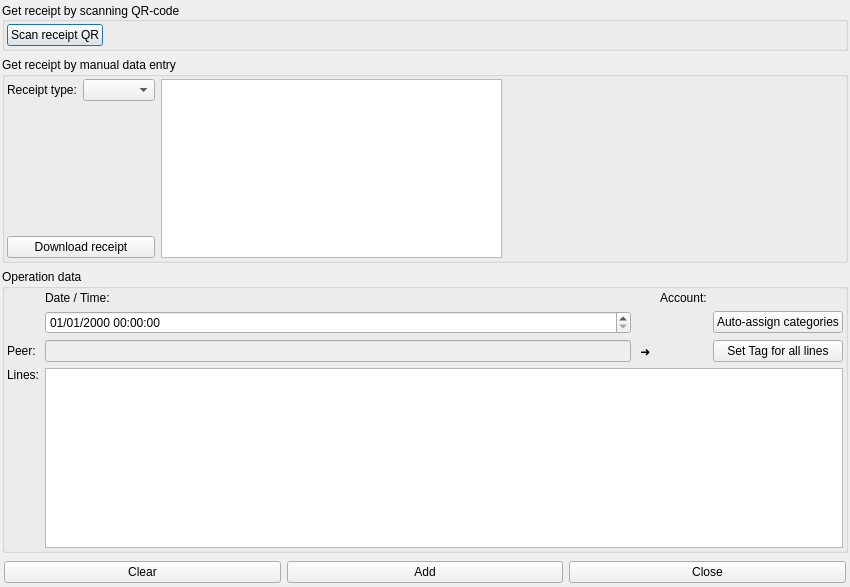
<?xml version="1.0" encoding="UTF-8"?>
<ui version="4.0">
 <class>ImportShopReceiptDlg</class>
 <widget class="QDialog" name="ImportShopReceiptDlg">
  <property name="geometry">
   <rect>
    <x>0</x>
    <y>0</y>
    <width>850</width>
    <height>587</height>
   </rect>
  </property>
  <property name="windowTitle">
   <string>Import shop receipt</string>
  </property>
  <layout class="QVBoxLayout" name="verticalLayout">
   <property name="spacing">
    <number>6</number>
   </property>
   <property name="leftMargin">
    <number>2</number>
   </property>
   <property name="topMargin">
    <number>2</number>
   </property>
   <property name="rightMargin">
    <number>2</number>
   </property>
   <property name="bottomMargin">
    <number>2</number>
   </property>
   <item>
    <widget class="QFrame" name="InputFrame">
     <property name="sizePolicy">
      <sizepolicy hsizetype="Preferred" vsizetype="Maximum">
       <horstretch>0</horstretch>
       <verstretch>0</verstretch>
      </sizepolicy>
     </property>
     <property name="frameShape">
      <enum>QFrame::NoFrame</enum>
     </property>
     <property name="frameShadow">
      <enum>QFrame::Plain</enum>
     </property>
     <layout class="QHBoxLayout" name="horizontalLayout_2">
      <property name="spacing">
       <number>2</number>
      </property>
      <property name="leftMargin">
       <number>0</number>
      </property>
      <property name="topMargin">
       <number>0</number>
      </property>
      <property name="rightMargin">
       <number>0</number>
      </property>
      <property name="bottomMargin">
       <number>0</number>
      </property>
      <item>
       <widget class="QGroupBox" name="QRGroup">
        <property name="sizePolicy">
         <sizepolicy hsizetype="Preferred" vsizetype="Preferred">
          <horstretch>0</horstretch>
          <verstretch>0</verstretch>
         </sizepolicy>
        </property>
        <property name="title">
         <string>Get receipt by scanning QR-code</string>
        </property>
        <property name="alignment">
         <set>Qt::AlignLeading|Qt::AlignLeft|Qt::AlignVCenter</set>
        </property>
        <layout class="QHBoxLayout" name="horizontalLayout">
         <property name="spacing">
          <number>6</number>
         </property>
         <property name="leftMargin">
          <number>2</number>
         </property>
         <property name="topMargin">
          <number>2</number>
         </property>
         <property name="rightMargin">
          <number>2</number>
         </property>
         <property name="bottomMargin">
          <number>2</number>
         </property>
         <item>
          <widget class="QPushButton" name="ScanReceiptQR">
           <property name="text">
            <string>Scan receipt QR</string>
           </property>
          </widget>
         </item>
         <item>
          <spacer name="horizontalSpacer">
           <property name="orientation">
            <enum>Qt::Horizontal</enum>
           </property>
           <property name="sizeHint" stdset="0">
            <size>
             <width>40</width>
             <height>20</height>
            </size>
           </property>
          </spacer>
         </item>
        </layout>
       </widget>
      </item>
     </layout>
    </widget>
   </item>
   <item>
    <widget class="QGroupBox" name="SlipDataGroup">
     <property name="enabled">
      <bool>true</bool>
     </property>
     <property name="sizePolicy">
      <sizepolicy hsizetype="Preferred" vsizetype="Preferred">
       <horstretch>0</horstretch>
       <verstretch>0</verstretch>
      </sizepolicy>
     </property>
     <property name="title">
      <string>Get receipt by manual data entry</string>
     </property>
     <layout class="QGridLayout" name="gridLayout_2">
      <property name="leftMargin">
       <number>2</number>
      </property>
      <property name="topMargin">
       <number>2</number>
      </property>
      <property name="rightMargin">
       <number>2</number>
      </property>
      <property name="bottomMargin">
       <number>2</number>
      </property>
      <item row="0" column="1">
       <widget class="QComboBox" name="ReceiptAPICombo"/>
      </item>
      <item row="0" column="0">
       <widget class="QLabel" name="ReceiptAPILabel">
        <property name="text">
         <string>Receipt type:</string>
        </property>
       </widget>
      </item>
      <item row="2" column="0" colspan="2">
       <widget class="QPushButton" name="DownloadReceiptBtn">
        <property name="text">
         <string>Download receipt</string>
        </property>
       </widget>
      </item>
      <item row="1" column="0">
       <spacer name="verticalSpacer">
        <property name="orientation">
         <enum>Qt::Vertical</enum>
        </property>
        <property name="sizeHint" stdset="0">
         <size>
          <width>20</width>
          <height>40</height>
         </size>
        </property>
       </spacer>
      </item>
      <item row="0" column="3">
       <spacer name="horizontalSpacer_2">
        <property name="orientation">
         <enum>Qt::Horizontal</enum>
        </property>
        <property name="sizeHint" stdset="0">
         <size>
          <width>40</width>
          <height>20</height>
         </size>
        </property>
       </spacer>
      </item>
      <item row="0" column="2" rowspan="3">
       <widget class="QTableView" name="ReceiptParametersList">
        <attribute name="horizontalHeaderVisible">
         <bool>false</bool>
        </attribute>
        <attribute name="horizontalHeaderStretchLastSection">
         <bool>true</bool>
        </attribute>
        <attribute name="verticalHeaderMinimumSectionSize">
         <number>20</number>
        </attribute>
        <attribute name="verticalHeaderDefaultSectionSize">
         <number>20</number>
        </attribute>
       </widget>
      </item>
     </layout>
    </widget>
   </item>
   <item>
    <widget class="QGroupBox" name="ReceiptGroup">
     <property name="sizePolicy">
      <sizepolicy hsizetype="Preferred" vsizetype="Expanding">
       <horstretch>0</horstretch>
       <verstretch>0</verstretch>
      </sizepolicy>
     </property>
     <property name="title">
      <string>Operation data</string>
     </property>
     <layout class="QGridLayout" name="gridLayout">
      <property name="leftMargin">
       <number>2</number>
      </property>
      <property name="topMargin">
       <number>2</number>
      </property>
      <property name="rightMargin">
       <number>2</number>
      </property>
      <property name="bottomMargin">
       <number>2</number>
      </property>
      <item row="2" column="1">
       <widget class="QDateTimeEdit" name="SlipDateTime">
        <property name="displayFormat">
         <string>dd/MM/yyyy hh:mm:ss</string>
        </property>
        <property name="timeSpec">
         <enum>Qt::UTC</enum>
        </property>
       </widget>
      </item>
      <item row="1" column="1">
       <widget class="QLabel" name="DateTimeLbl">
        <property name="text">
         <string>Date / Time:</string>
        </property>
       </widget>
      </item>
      <item row="3" column="2">
       <widget class="QLabel" name="CorrespondenceLbl">
        <property name="text">
         <string> ➜ </string>
        </property>
       </widget>
      </item>
      <item row="3" column="3">
       <widget class="ReferenceSelectorWidget" name="PeerEdit" native="true"/>
      </item>
      <item row="3" column="0">
       <widget class="QLabel" name="PeerLbl">
        <property name="text">
         <string>Peer:</string>
        </property>
       </widget>
      </item>
      <item row="3" column="1">
       <widget class="QLineEdit" name="SlipShopName">
        <property name="enabled">
         <bool>false</bool>
        </property>
       </widget>
      </item>
      <item row="4" column="0">
       <widget class="QLabel" name="LinesLbl">
        <property name="text">
         <string>Lines:</string>
        </property>
        <property name="alignment">
         <set>Qt::AlignLeading|Qt::AlignLeft|Qt::AlignTop</set>
        </property>
       </widget>
      </item>
      <item row="1" column="3">
       <widget class="QLabel" name="AccountLbl">
        <property name="text">
         <string>Account:</string>
        </property>
       </widget>
      </item>
      <item row="2" column="3">
       <widget class="ReferenceSelectorWidget" name="AccountEdit" native="true"/>
      </item>
      <item row="4" column="1" colspan="4">
       <widget class="QTableView" name="LinesTableView">
        <attribute name="verticalHeaderVisible">
         <bool>false</bool>
        </attribute>
        <attribute name="verticalHeaderMinimumSectionSize">
         <number>20</number>
        </attribute>
        <attribute name="verticalHeaderDefaultSectionSize">
         <number>20</number>
        </attribute>
       </widget>
      </item>
      <item row="2" column="4">
       <widget class="QPushButton" name="AssignCategoryBtn">
        <property name="text">
         <string>Auto-assign categories</string>
        </property>
       </widget>
      </item>
      <item row="3" column="4">
       <widget class="QPushButton" name="AssignTagBtn">
        <property name="text">
         <string>Set Tag for all lines</string>
        </property>
       </widget>
      </item>
     </layout>
    </widget>
   </item>
   <item>
    <widget class="QFrame" name="DialogButtonsFrame">
     <property name="frameShape">
      <enum>QFrame::NoFrame</enum>
     </property>
     <property name="frameShadow">
      <enum>QFrame::Plain</enum>
     </property>
     <layout class="QHBoxLayout" name="horizontalLayout_4">
      <property name="leftMargin">
       <number>2</number>
      </property>
      <property name="topMargin">
       <number>2</number>
      </property>
      <property name="rightMargin">
       <number>2</number>
      </property>
      <property name="bottomMargin">
       <number>2</number>
      </property>
      <item>
       <widget class="QPushButton" name="ClearBtn">
        <property name="enabled">
         <bool>true</bool>
        </property>
        <property name="text">
         <string>Clear</string>
        </property>
       </widget>
      </item>
      <item>
       <widget class="QPushButton" name="AddOperationBtn">
        <property name="enabled">
         <bool>true</bool>
        </property>
        <property name="text">
         <string>Add</string>
        </property>
       </widget>
      </item>
      <item>
       <widget class="QPushButton" name="CloseBtn">
        <property name="text">
         <string>Close</string>
        </property>
       </widget>
      </item>
     </layout>
    </widget>
   </item>
  </layout>
 </widget>
 <customwidgets>
  <customwidget>
   <class>ReferenceSelectorWidget</class>
   <extends>QWidget</extends>
   <header>jal/widgets/reference_selector.h</header>
   <container>1</container>
  </customwidget>
 </customwidgets>
 <resources/>
 <connections>
  <connection>
   <sender>CloseBtn</sender>
   <signal>clicked()</signal>
   <receiver>ImportShopReceiptDlg</receiver>
   <slot>close()</slot>
   <hints>
    <hint type="sourcelabel">
     <x>707</x>
     <y>570</y>
    </hint>
    <hint type="destinationlabel">
     <x>424</x>
     <y>293</y>
    </hint>
   </hints>
  </connection>
 </connections>
</ui>
